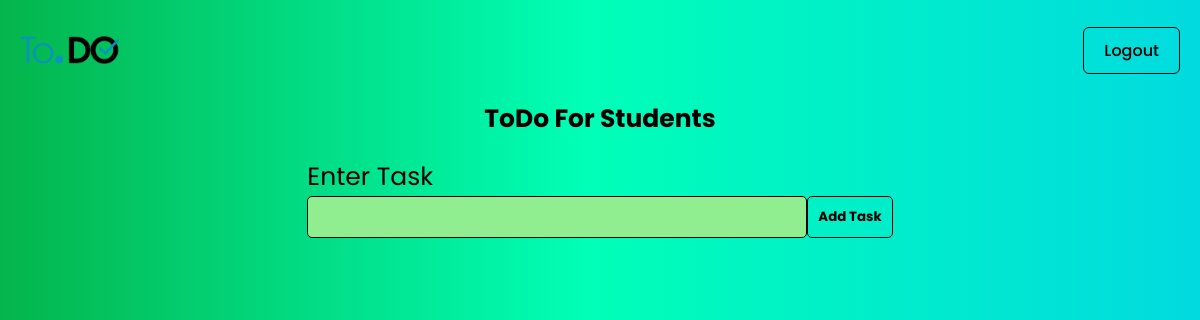
The app's page / (signed in), older data.
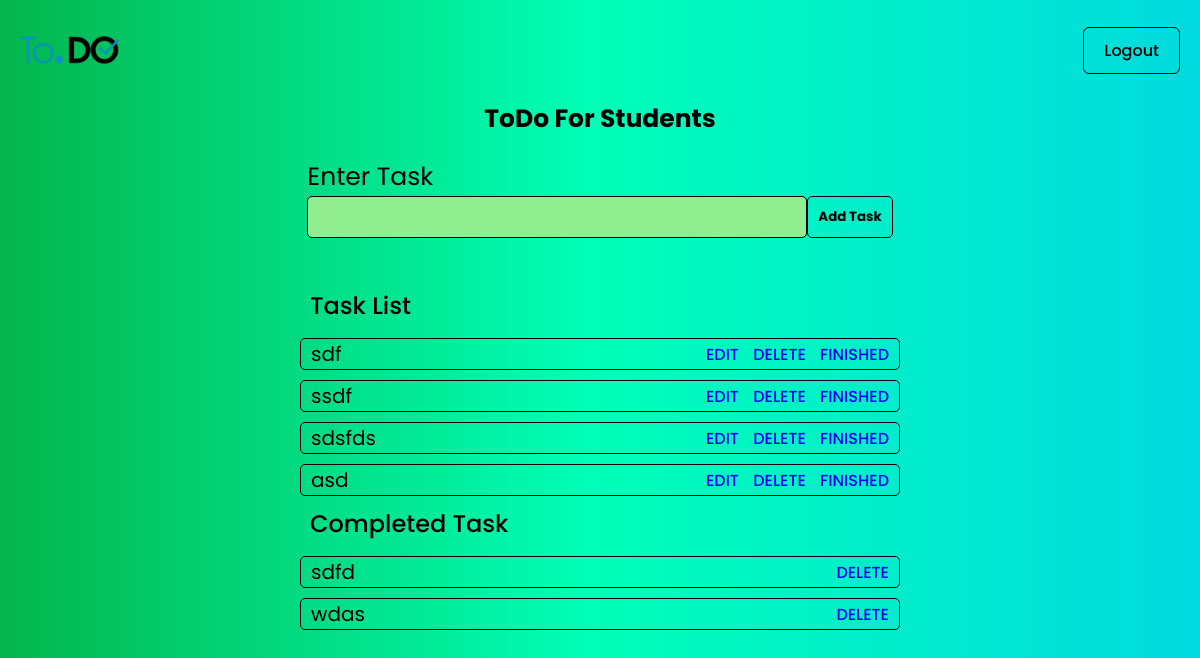
The same page, newer data.
### tasks/models.py (models this page shows, shortened)
class ToDo(models.Model):
    username = models.ForeignKey("auth.User", on_delete=models.CASCADE)
    add_task = models.CharField(blank=False, null=False, max_length=255)
    is_deleted = models.BooleanField(default=False)
    is_completed = models.BooleanField(default=False)
    class Meta:
        verbose_name = "ToDo"
        verbose_name_plural = "ToDo"

### web/views.py (the view, shortened to what this page needs)
# urls.py: path('', views.index, name="index"),
def index(request):
    if  request.user.is_authenticated:
        username = request.user
        instances = ToDo.objects.filter(is_deleted=False,username=username,is_completed=False)
        completed_instances = ToDo.objects.filter(is_deleted=False,username=username,is_completed=True)
        form = ToDoTask()
        context = {
            "form": form,
            "title": "ToDo",
            "instances": instances,
            "completed_instances": completed_instances
        }
        return render(request, 'index.html',context=context)

### users/forms.py
class ToDoTask(forms.ModelForm):
    class Meta:
        model = ToDo
        fields = ["add_task",]
        widgets = {
            "add_task" : forms.TextInput(attrs={"class" : "task"})
        }

### templates/index.html (shortened to what this page needs)
<!DOCTYPE html>
<html lang="en">
    <head>
        {% load static %}
        <link
            rel="stylesheet"
            href="{% static 'css/style.css' %}"
            type="text/css"
        />
    </head>
    <body>
        <header>
            <div class="left">
                <a href="{% url 'web:index' %}"
                    ><h1>
                        <img
                            src="{% static 'images/logo.png' %}"
                            alt="logo"
                        /></h1
                ></a>
            </div>
            <div class="right">
                {% if request.user.is_authenticated%}
                <a href="{% url 'users:logout' %}">Logout</a>
                {% else %}
                <a href="{% url 'users:login' %}">Login</a>
                {% endif %}
            </div>
        </header>
        <section id="main">
            <h2>ToDo For Students</h2>
            <form
                id="create-task"
                action="{% url 'users:create_task' %}"
                method="post"
                class="ajax redirect"
            >
                <div class="input_container">
                    <label for="{{form.add_task.id_for_label}}"
                        >Enter Task</label
                    >
                    {{form.add_task}}
                </div>
                <div class="submit_container">
                    <input type="submit" id="task-submit" value="Add Task" />
                </div>
            </form>
        </section>
        <section class="list">
            {% if instances %}
                <div class="tasks">
                    <h2>Task List</h2>
                    {% for instance in instances %}
                    <ul>
                        <li>
                            <div class="left">
                                <h3>{{instance.add_task}}</h3>
                            </div>
                            <div class="right">
                                <a href="{% url 'users:edit_task' id=instance.id %}">EDIT</a>
                                <a
                                    href="{% url 'users:delete_task' id=instance.id %}"
                                    class="danger action-button reload"
                                    data-text="Are you sure want to remove this ToDo. You can't undo this action."
                                    data-title="Confirm Delete!"
                                    title="Delete!"
                                >DELETE</a>
                                <a href="{% url 'users:finish_task' id=instance.id %}">FINISHED</a>
                            </div>
                        </li>
                    </ul>
                    {% endfor %}
                </div>
                {% endif %}
                {% if completed_instances %}
                <div class="completed">
                    <h2>Completed Task</h2>
                    {% for instance in completed_instances %}
                    <ul>
                        <li>
                            <div class="left">
                                <h3>{{instance.add_task}}</h3>
                            </div>
                            <div class="right">
                                <a
                                    href="{% url 'users:delete_task' id=instance.id %}"
                                    class="danger action-button reload"
                                    data-text="Are you sure want to remove this post. You can't undo this action."
                                    data-title="Confirm Delete!"
                                    title="Delete!"
                                >DELETE</a>
                            </div>
                        </li>
                    </ul>
                    {% endfor %}
                </div>
                {% endif %}
        </section>
    </body>
</html>

### static/css/style.css (style rules this page uses)
* { margin: 0; padding: 0; border: 0; vertical-align: baseline; font-weight: normal; text-decoration: none; outline: none; -webkit-box-sizing: border-box; -moz-box-sizing: border-box; box-sizing: border-box; font-family: "Poppins"; }
ol, ul { list-style: none; }
body { background: linear-gradient( 90deg, rgba(4, 181, 75, 1) 0%, rgba(0, 255, 183, 1) 49%, rgba(1, 218, 223, 1) 100% ); }
header { padding: 0 20px; display: flex; justify-content: space-between; align-items: center; }
header div.left h1 { width: 100px; }
header div.left h1 img { display: block; width: 100%; }
header div.right { display: flex; align-items: center; }
header div.right a { display: block; padding: 10px 20px; border: 1px solid #000; border-radius: 6px; color: black; font-weight: 500; transition: 0.3s; }
#main { width: 40%; margin: 0 auto; display: flex; align-items: center; justify-content: center; flex-wrap: wrap; }
#main h2 { font-weight: 800; font-size: 25px; margin-bottom: 20px; }
#main form { margin-bottom: 50px; }
#main form div.input_container label { font-size: 25px; }
#create-task { display: flex; justify-content: space-between; align-items: flex-end; }
#main form div.submit_container input { font-weight: bold; padding: 10px; border: 1px solid #000; border-radius: 5px; display: inline; transition: 0.3s; cursor: pointer; background: transparent; }
#main form input.task { padding: 10px; width: 500px; border: 1px solid #000; border-radius: 5px; background: lightgreen; }
section.list { margin: 0 auto; width: 50%; }
section.list div.tasks h2 { font-weight: 500; margin-bottom: 15px; margin-left: 10px; }
section.list div.tasks li { display: flex; align-items: center; justify-content: space-between; border: 1px solid #000; margin-bottom: 10px; border-radius: 5px; }
section.list div.tasks li div.left h3 { font-size: 20px; margin-left: 10px; }
section.list div.tasks li div.right a { font-weight: 500; margin-right: 10px; }
section.list div.completed h2 { font-weight: 500; margin-bottom: 15px; margin-left: 10px; }
section.list div.completed li { display: flex; align-items: center; justify-content: space-between; border: 1px solid #000; margin-bottom: 10px; border-radius: 5px; }
section.list div.completed li div.left h3 { font-size: 20px; margin-left: 10px; }
section.list div.completed li div.right a { font-weight: 500; margin-right: 10px; }

Row changes from the older to the newer data that the page shows:
added ToDo: add_task "sdf", shown under "Task List"
added ToDo: add_task "ssdf", shown under "Task List"
added ToDo: add_task "sdsfds", shown under "Task List"
added ToDo: add_task "asd", shown under "Task List"
added ToDo: add_task "sdfd", shown under "Completed Task"
added ToDo: add_task "wdas", shown under "Completed Task"
Text that changed along with them:
text now shown: "Task List Completed Task"
